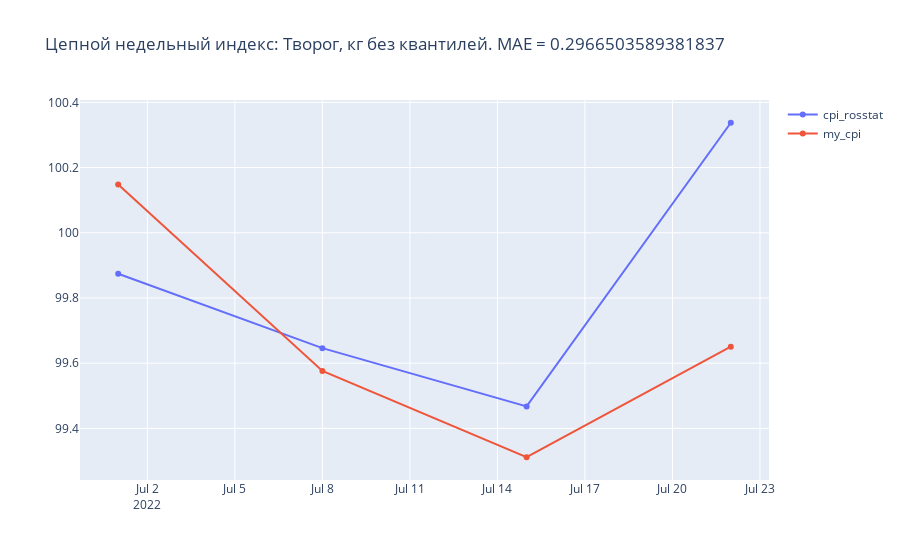

Notebook cell for this chart:
### Code cell
id = 1124
MAE = week_index.loc[week_index['rosstat_id'] == id, 'difference'].sum() /\
        week_index.loc[week_index['rosstat_id'] == id, 'difference'].shape[0]
plot_multiple_ts(week_index[week_index['rosstat_id'] == id].cpi_rosstat,
                 week_index[week_index['rosstat_id'] == id].my_cpi,
                 title_text=f'Цепной недельный индекс: Творог, кг без квантилей. MAE = {MAE}')

### Figure 1 — Plotly figure (JSON) as saved in the notebook; plotly's stock layout.template omitted (floating-point values rounded to 4 significant figures)
{"data": [{"mode": "lines+markers", "name": "cpi_rosstat", "showlegend": true, "type": "scatter", "x": ["2022-07-01T00:00:00", "2022-07-08T00:00:00", "2022-07-15T00:00:00", "2022-07-22T00:00:00"], "y": [99.87, 99.65, 99.47, 100.3]}, {"mode": "lines+markers", "name": "my_cpi", "showlegend": true, "type": "scatter", "x": ["2022-07-01T00:00:00", "2022-07-08T00:00:00", "2022-07-15T00:00:00", "2022-07-22T00:00:00"], "y": [100.1, 99.58, 99.31, 99.65]}], "layout": {"title": {"text": "Цепной недельный индекс: Творог, кг без квантилей. MAE = 0.2966503589381837"}}}
